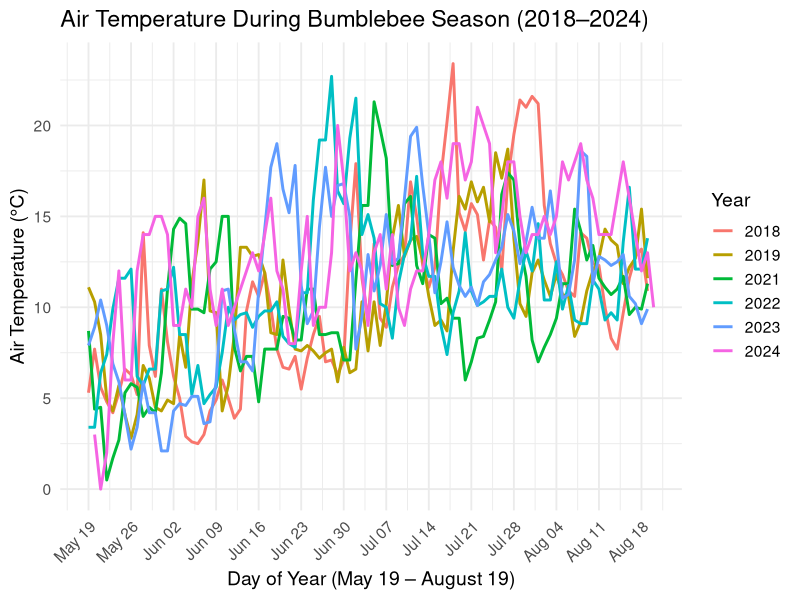
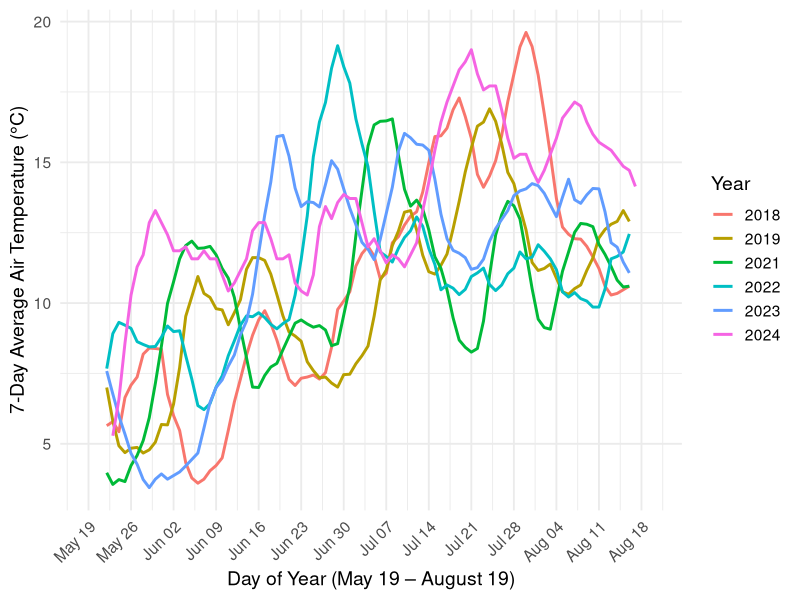
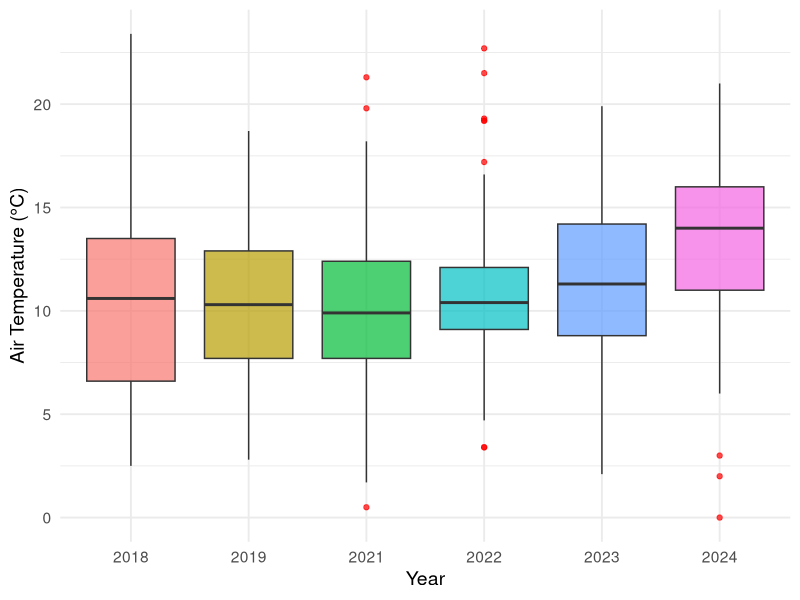
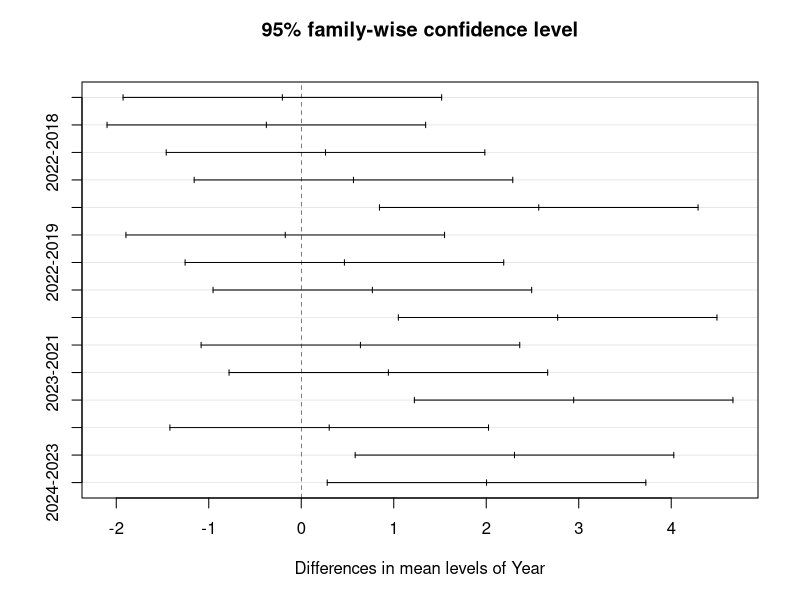

Generate these figures, in order, with R:

#set wd
setwd("C:/Users/User/Downloads")

# Load necessary libraries
library(readr)
library(tidyverse)
library(lubridate)
library(readr)
library(dplyr)

#Load in data
weather_data <- read_csv("Automated Weather Station Daily 1984-2024.csv",
                         locale = locale(encoding = "Latin1"))

#Unsure that date strings are read as dates
weather_data <- weather_data %>%
  mutate(Date = dmy(`Time(UTC)`))

#Filter down the dataset to only only date and air temperature columns, renaming for clarity
weather_data <- weather_data %>%
  rename(
    Time = `Time(UTC)`,
    AirTemp = `AirTemperature (Â°C)`
  ) %>%
  select(Date, AirTemp)

#Filter for relavant years
weather_data <- weather_data %>%
  filter(year(Date) %in% c(2018, 2019, 2021, 2022, 2023, 2024))

#Filter dates for only those within the bumblebee season (19/05 to 19/08)

weather_data <- weather_data %>%
  filter(
    month(Date) >= 5 & month(Date) <= 8,
    !(month(Date) == 5 & day(Date) < 19),
    !(month(Date) == 8 & day(Date) > 19)
  )

#Creating the plot

library(ggplot2)
library(zoo)

# Add Year and DayOfYear columns
weather_data <- weather_data %>%
  mutate(
    Year = factor(year(Date)),
    DayOfYear = yday(Date)
  )

# Create the line plot
ggplot(weather_data, aes(x = DayOfYear, y = AirTemp, color = Year)) +
  geom_line(size = 1) +
  labs(
    title = "Air Temperature During Bumblebee Season (2018–2024)",
    x = "Day of Year (May 19 – August 19)",
    y = "Air Temperature (°C)",
    color = "Year"
  ) +
  scale_x_continuous(
    breaks = seq(yday(ymd("2023-05-19")), yday(ymd("2023-08-19")), by = 7),
    labels = format(seq(ymd("2023-05-19"), ymd("2023-08-19"), by = "1 week"), "%b %d")
  ) +
  theme_minimal(base_size = 14) +
  theme(
    axis.text.x = element_text(angle = 45, hjust = 1),
    legend.position = "right"
  )

#line graph with 7 day rolling averages to show more distinction in the years

# Calculate 7-day rolling mean for each year
weather_smooth <- weather_data %>%
  group_by(Year) %>%
  arrange(DayOfYear) %>%
  mutate(RollingTemp = rollmean(AirTemp, k = 7, fill = NA, align = "center")) %>%
  ungroup()

# Plot
ggplot(weather_smooth, aes(x = DayOfYear, y = RollingTemp, color = Year)) +
  geom_line(size = 1) +
  labs(
    x = "Day of Year (May 19 – August 19)",
    y = "7-Day Average Air Temperature (°C)",
    color = "Year"
  ) +
  scale_x_continuous(
    breaks = seq(yday(ymd("2023-05-19")), yday(ymd("2023-08-19")), by = 7),
    labels = format(seq(ymd("2023-05-19"), ymd("2023-08-19"), by = "1 week"), "%b %d")
  ) +
  theme_minimal(base_size = 14) +
  theme(
    axis.text.x = element_text(angle = 45, hjust = 1),
    legend.position = "right"
  )

#Displaying years temperature as a box-plot

# Create the box plot
ggplot(weather_data, aes(x = Year, y = AirTemp, fill = Year)) +
  geom_boxplot(alpha = 0.7, outlier.color = "red", outlier.size = 1.5) +
  labs(
    x = "Year",
    y = "Air Temperature (°C)"
  ) +
  theme_minimal(base_size = 14) +
  theme(legend.position = "none")

#Stats tests to see which years are hot/cold

# Ensure 'Year' is a factor
weather_data <- weather_data %>%
  mutate(Year = factor(year(Date)))

# Run ANOVA: AirTemp by Year
anova_result <- aov(AirTemp ~ Year, data = weather_data)

# View ANOVA summary
summary(anova_result)

# Run Tukey HSD post-hoc test
tukey_result <- TukeyHSD(anova_result)

# View Tukey HSD results
print(tukey_result)

# Optional: plot Tukey results for visualization
plot(tukey_result)

#calculating general stats

summary_stats <- weather_data %>%
  group_by(Year) %>%
  summarise(
    Mean_Temp = mean(AirTemp, na.rm = TRUE),
    Median_Temp = median(AirTemp, na.rm = TRUE),
    SD_Temp = sd(AirTemp, na.rm = TRUE),
    Min_Temp = min(AirTemp, na.rm = TRUE),
    Max_Temp = max(AirTemp, na.rm = TRUE),
    N = n()
  ) %>%
  arrange(Year)

# View the results
print(summary_stats)

#Calculating days above 10 degrees for each bumblebee season

hot_days_by_year <- weather_data %>%
  group_by(Year) %>%
  summarise(Days_Above_12C = sum(AirTemp >= 12.5, na.rm = TRUE)) %>%
  arrange(Year)

# View result
print(hot_days_by_year)
